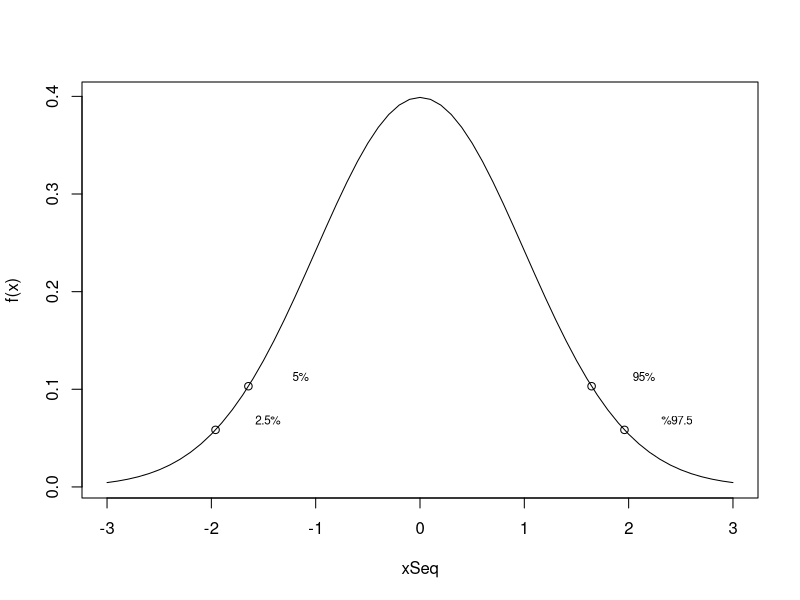
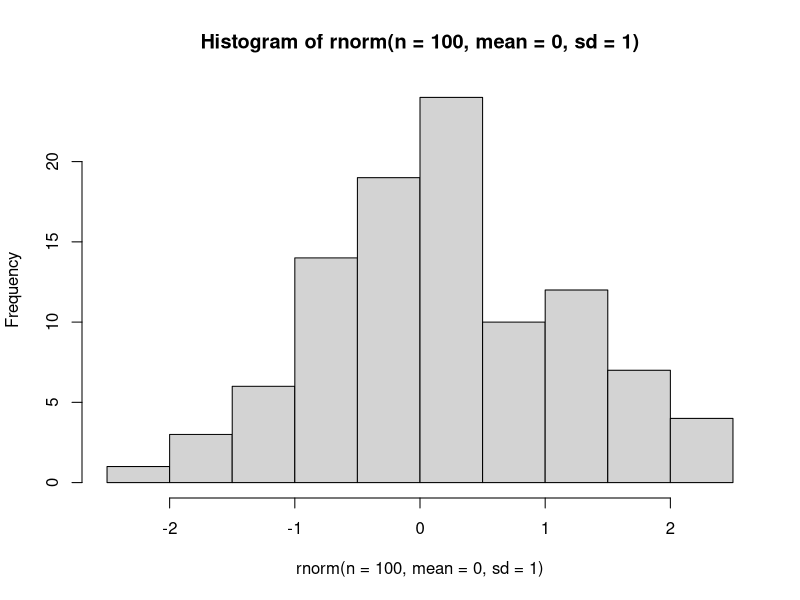
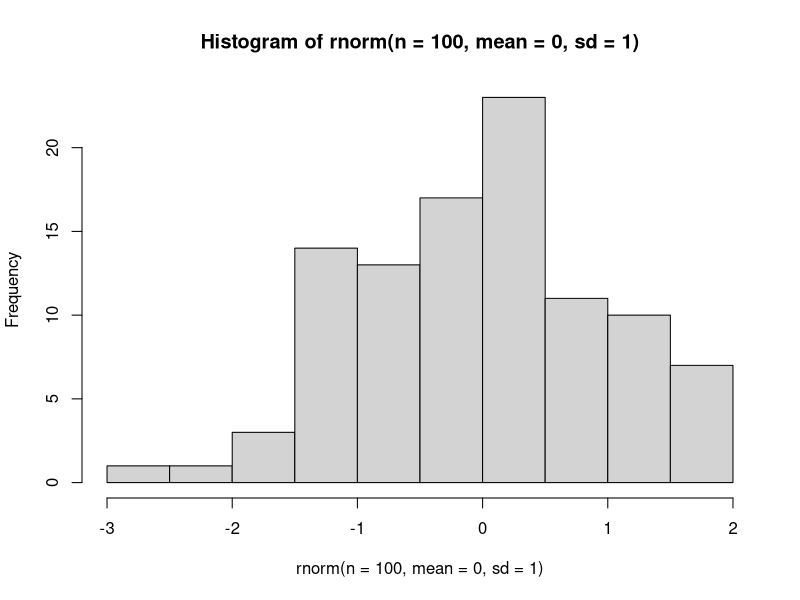

The R source for these figures, in order:
# Page 77. Use the functions to make a plot of the normal pdf 
# with marks of the 2.5%, 5%, 95%, 97.5% quantiles 
xSeq <- seq(-3, 3, by=0.1)
# pdfX <- 1/(sigmaX*sqrt(2*pi)) * exp(-(xSeq-muX)^2/(2*sigmaX^2))
pdfX <- dnorm(xSeq, mean=0, sd=1)
plot(xSeq, pdfX, type="l", ylab="f(x)")
xAxisQuantiles <- qnorm(c(0.025,0.05,0.95,0.975), mean=0, sd=1)
yAxisQuantiles <- dnorm(qnorm(c(0.025,0.05,0.95,0.975)))
points(xAxisQuantiles,yAxisQuantiles)
text(xAxisQuantiles+0.5,yAxisQuantiles+0.01, labels= c("2.5%","5%","95%","%97.5"), cex= 0.7)
hist(rnorm(n=100, mean=0, sd=1))


# Page 77. Make a plot of the normal pdf and a histogram (empirical pdf) 
# of 100 simulated realizations.
hist(rnorm(n=100, mean=0, sd=1))


